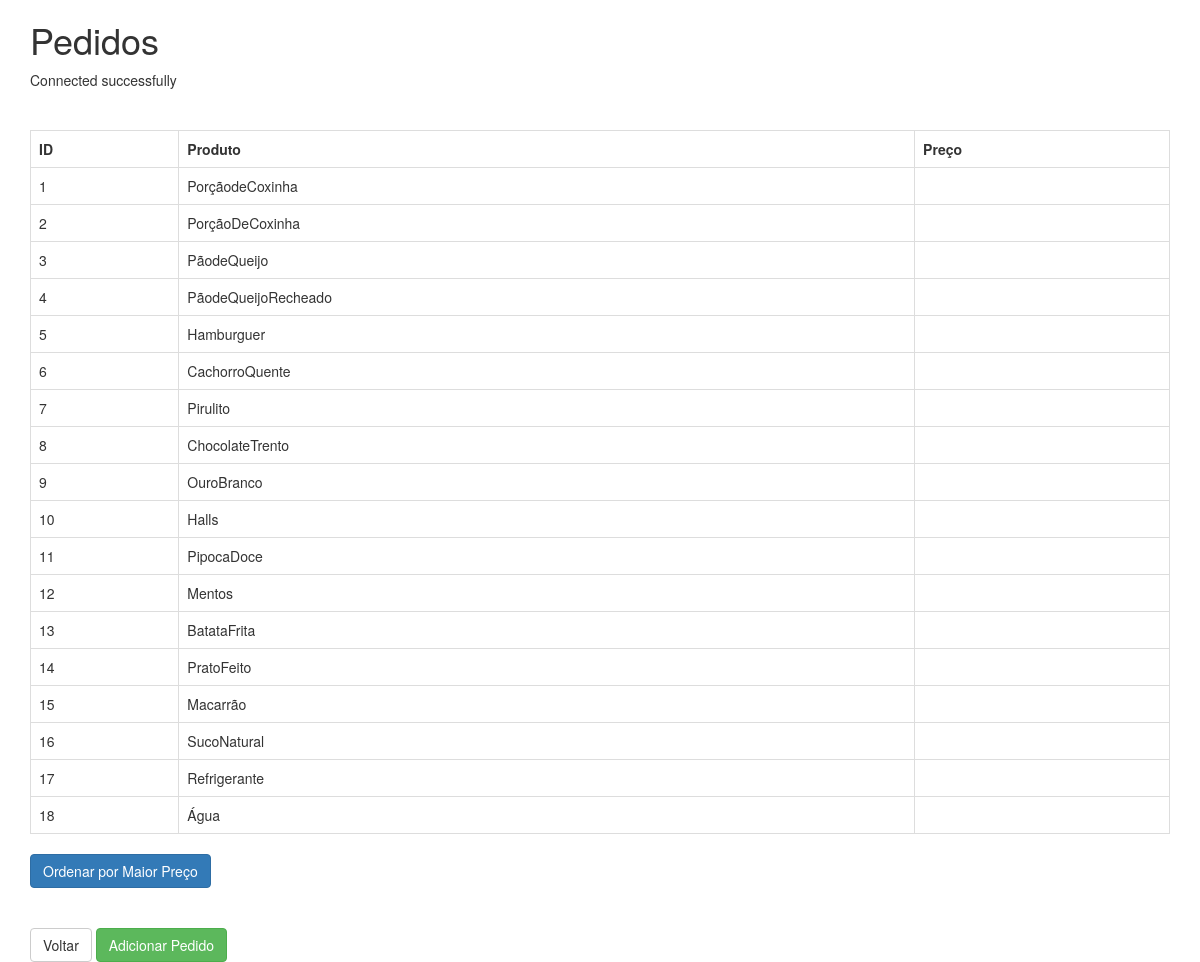
Page /cardapio.php on the committed database.
### tables this page shows
create table Produtos(
    id INT AUTO_INCREMENT PRIMARY KEY,
    produto VARCHAR(100) NOT NULL,
    preço int(3) NOT NULL
);

### cardapio.php (the view, shortened to what this page needs)
<!DOCTYPE html>
<html>
<head>
    <link rel="stylesheet" href="https://maxcdn.bootstrapcdn.com/bootstrap/3.3.7/css/bootstrap.min.css">
</head>
<body>
    <div class="container">
        <h1>Pedidos</h1>
        <?php
            require('conexao.php');
            echo '<br><br><br>';
            function listarRegistros($conexao, $ordenarPorPreco = false) {
                $sql = "SELECT * FROM Produtos";
                $stmt = $conexao->query($sql);
                return $stmt->fetchAll(PDO::FETCH_ASSOC);
            }
            $ordenarPorPreco = isset($_GET['ordenar_preco']) ? true : false;
            $registros = listarRegistros($conexao, $ordenarPorPreco);
            echo "<table class='table table-bordered'>
                <tr>
                    <th>ID</th>
                    <th>Produto</th>
                    <th>Preço</th>
                </tr>";
            foreach ($registros as $registro) {
                echo "<tr>";
                echo "<td>" . htmlspecialchars($registro['id']) . "</td>";
                echo "<td>" . htmlspecialchars($registro['produto']) . "</td>";
                echo "<td>" . htmlspecialchars($registro['preco']) . "</td>";
                echo "</tr>";
            }
            echo "</table>";
        ?>
        <form action="" method="get">
            <button type="submit" name="ordenar_preco" value="1" class="btn btn-primary">Ordenar por Maior Preço</button>
        </form>
        <br><br>
        <a href="index.php" class="btn btn-default">Voltar</a>
        <a href="cadastro_pedido.php" class="btn btn-success">Adicionar Pedido</a>
    </div>
</body>
</html>

### conexao.php (shortened to what this page needs)
<?php
try {
    echo "Connected successfully";
} catch (PDOException $e) {
    die("Connection failed: " . $e->getMessage());
}
?>

### rows in the picture
produtos: id "1", produto "PorçãodeCoxinha"
produtos: id "2", produto "PorçãoDeCoxinha"
produtos: id "3", produto "PãodeQueijo"
produtos: id "4", produto "PãodeQueijoRecheado"
produtos: id "5", produto "Hamburguer"
produtos: id "6", produto "CachorroQuente"
produtos: id "7", produto "Pirulito"
produtos: id "8", produto "ChocolateTrento"
produtos: id "9", produto "OuroBranco"
produtos: id "10", produto "Halls"
produtos: id "11", produto "PipocaDoce"
produtos: id "12", produto "Mentos"
produtos: id "13", produto "BatataFrita"
produtos: id "14", produto "PratoFeito"
produtos: id "15", produto "Macarrão"
produtos: id "16", produto "SucoNatural"
produtos: id "17", produto "Refrigerante"
produtos: id "18", produto "Água"
